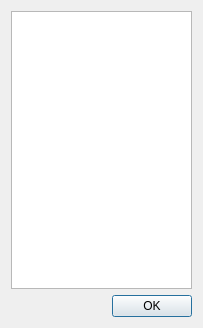
<?xml version="1.0" encoding="UTF-8"?>
<ui version="4.0">
 <class>ListDialog</class>
 <widget class="QDialog" name="ListDialog">
  <property name="geometry">
   <rect>
    <x>0</x>
    <y>0</y>
    <width>203</width>
    <height>328</height>
   </rect>
  </property>
  <property name="minimumSize">
   <size>
    <width>203</width>
    <height>328</height>
   </size>
  </property>
  <property name="maximumSize">
   <size>
    <width>203</width>
    <height>328</height>
   </size>
  </property>
  <property name="windowTitle">
   <string>Choose the image</string>
  </property>
  <layout class="QVBoxLayout" name="verticalLayout">
   <item>
    <widget class="QListWidget" name="listWidget"/>
   </item>
   <item>
    <widget class="QDialogButtonBox" name="buttonBox">
     <property name="orientation">
      <enum>Qt::Horizontal</enum>
     </property>
     <property name="standardButtons">
      <set>QDialogButtonBox::Ok</set>
     </property>
    </widget>
   </item>
  </layout>
 </widget>
 <resources/>
 <connections>
  <connection>
   <sender>buttonBox</sender>
   <signal>accepted()</signal>
   <receiver>ListDialog</receiver>
   <slot>accept()</slot>
   <hints>
    <hint type="sourcelabel">
     <x>248</x>
     <y>254</y>
    </hint>
    <hint type="destinationlabel">
     <x>157</x>
     <y>274</y>
    </hint>
   </hints>
  </connection>
  <connection>
   <sender>buttonBox</sender>
   <signal>rejected()</signal>
   <receiver>ListDialog</receiver>
   <slot>reject()</slot>
   <hints>
    <hint type="sourcelabel">
     <x>316</x>
     <y>260</y>
    </hint>
    <hint type="destinationlabel">
     <x>286</x>
     <y>274</y>
    </hint>
   </hints>
  </connection>
 </connections>
</ui>
